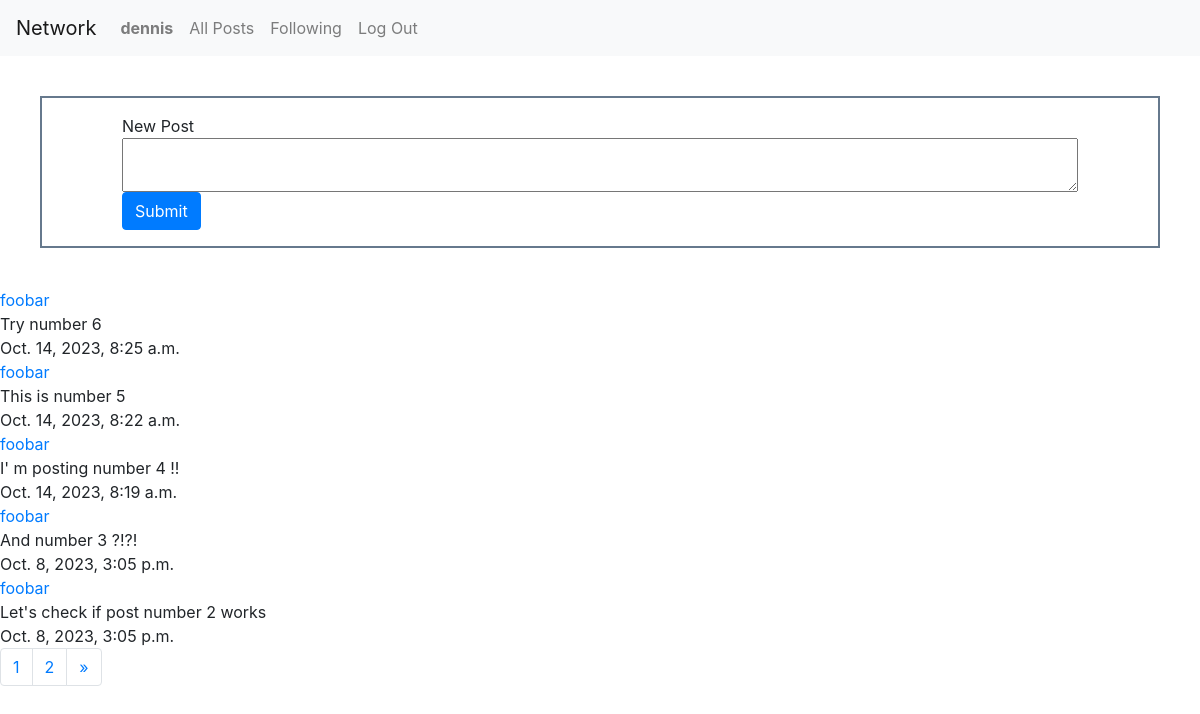
Page /following (signed in) on the earlier database version.
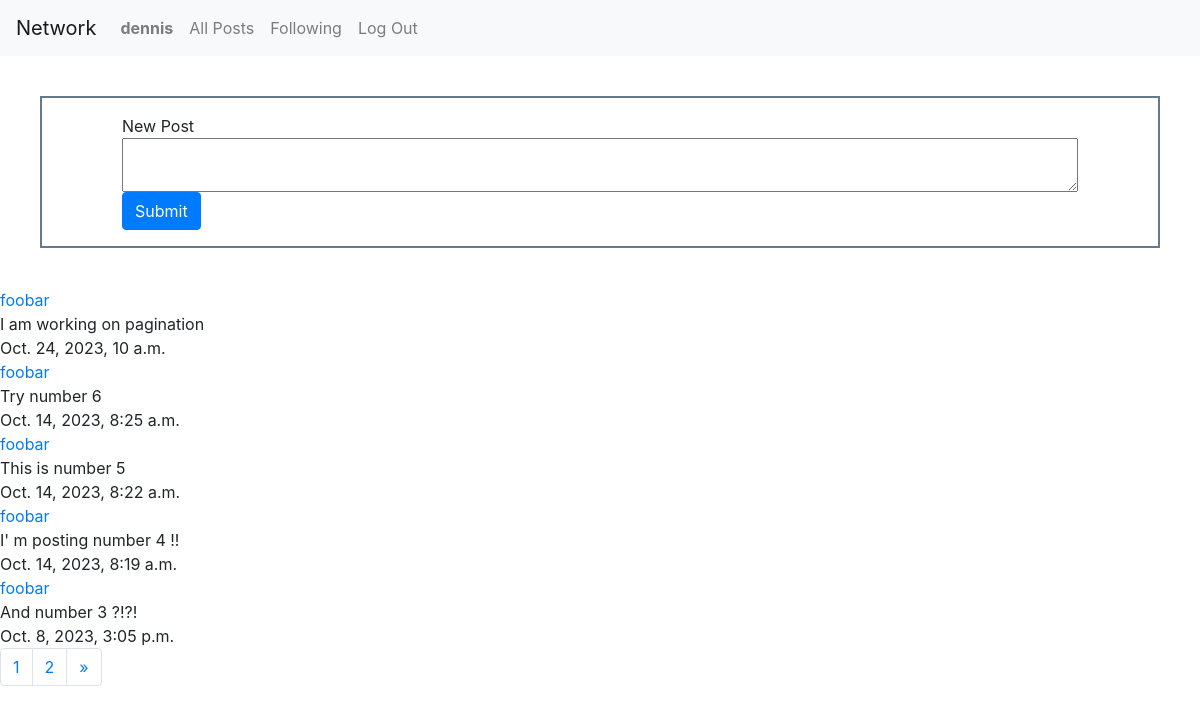
Same page on the later database version.
### network/models.py (models this page shows, shortened)
class Post(models.Model):
    poster = models.ForeignKey(User, on_delete=models.CASCADE, related_name="post")
    content = models.TextField()
    timestamp = models.DateTimeField()

class User(AbstractUser):
    pass

### network/views.py (the view)
# urls.py: path("following", views.following, name="following"),
def following(request):
    followed = Follow.objects.filter(follower=request.user).values("followed")
    post_list = Post.objects.filter(poster__in=followed)
    post_list = post_list.order_by("-timestamp").all()
    paginator = Paginator(post_list,5)
    page_number = request.GET.get('page')
    post_list = paginator.get_page(page_number)
    return render(request, "network/following.html", {"post_list":post_list})

### network/templates/network/following.html (shortened to what this page needs)
{% extends "network/layout.html" %}
{% load static %}
{% block body %}
    <div id="new-post">
        <div id="new-post-form">
            New Post
            <form id="submit-post">
                <div>
                    <textarea id="new-post-text"></textarea>
                </div>
                <input type="submit" id="new-post-button" class="btn btn-primary">
            </form>
        </div>
    </div>
    <div id="following-page">
        <div id="following-posts">
            {% for post in post_list %}
                <div class="post">
                    <a href="{% url 'profile' post.poster_id %}">{{ post.poster }}</a>
                    <div id="{{ post.id }}-content">{{ post.content }}</div>
                    <div>{{ post.timestamp }}</div>
                </div>
            {% endfor %}
        </div>
    </div>
    <nav aria-label="Page navigation">
        <ul class="pagination">
        {% if post_list.paginator.num_pages <= 3 %}
            {% for page in post_list.paginator.page_range %}
                <li class="page-item"><a class="page-link" href="?page={{ page }}">{{ page }}</a></li>
            {% endfor %}
        {% endif %}
        {% if post_list.has_next %}
            <li class="page-item">
            <a class="page-link" href="?page={{ post_list.next_page_number }}" aria-label="Next">
              <span aria-hidden="true">&raquo;</span>
            </a>
          </li>
        {% endif %}
        </ul>
      </nav>
{% endblock %}

Differences in the rows shown:
no longer on this page (row unchanged): Post: poster "foobar", content "Let's check if post number 2 works", timestamp "Oct. 8, 2023, 3:05 p.m."
added Post: poster "foobar", content "I am working on pagination", timestamp "Oct. 24, 2023, 10 a.m."
